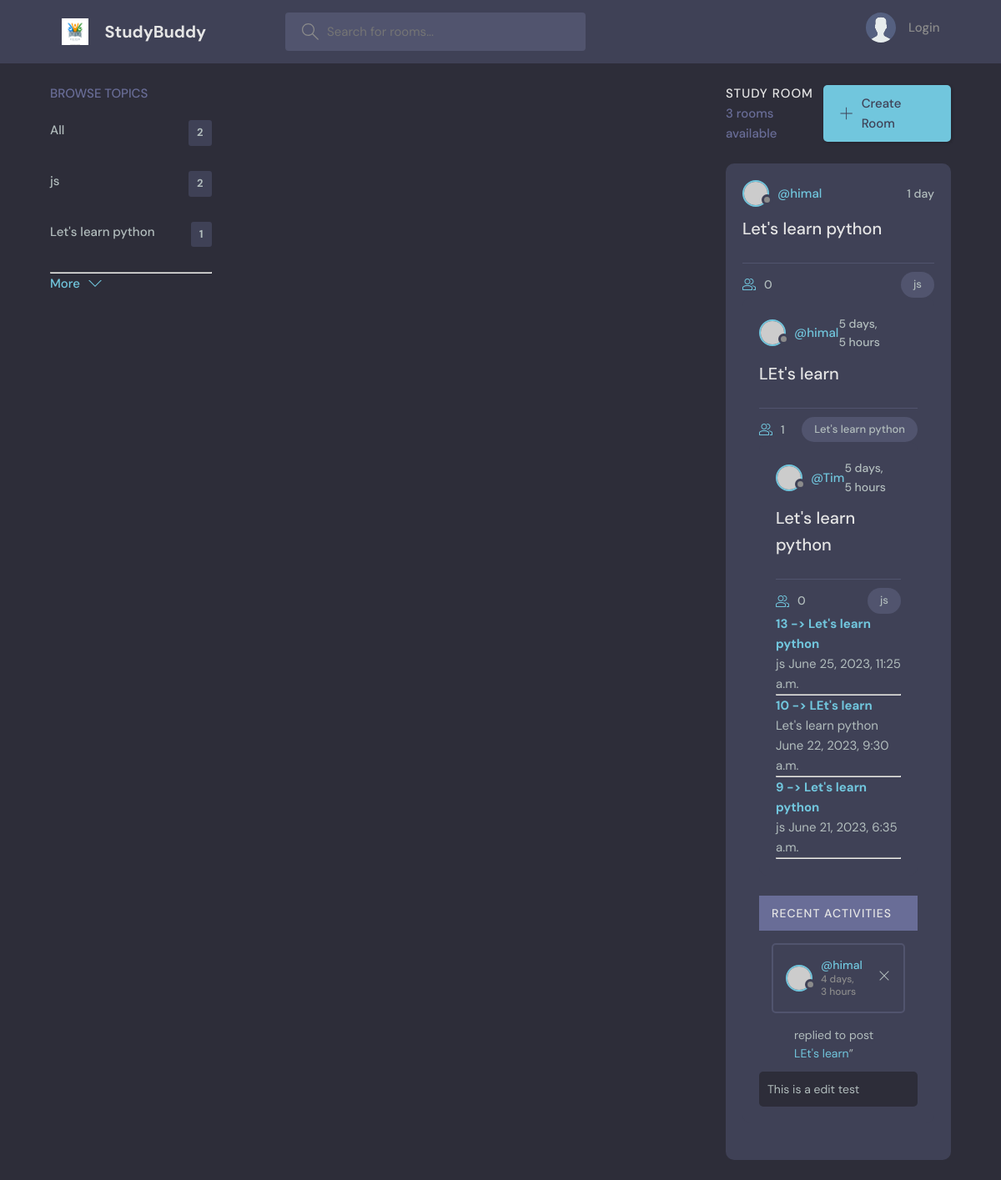
Before: / with the older database file.
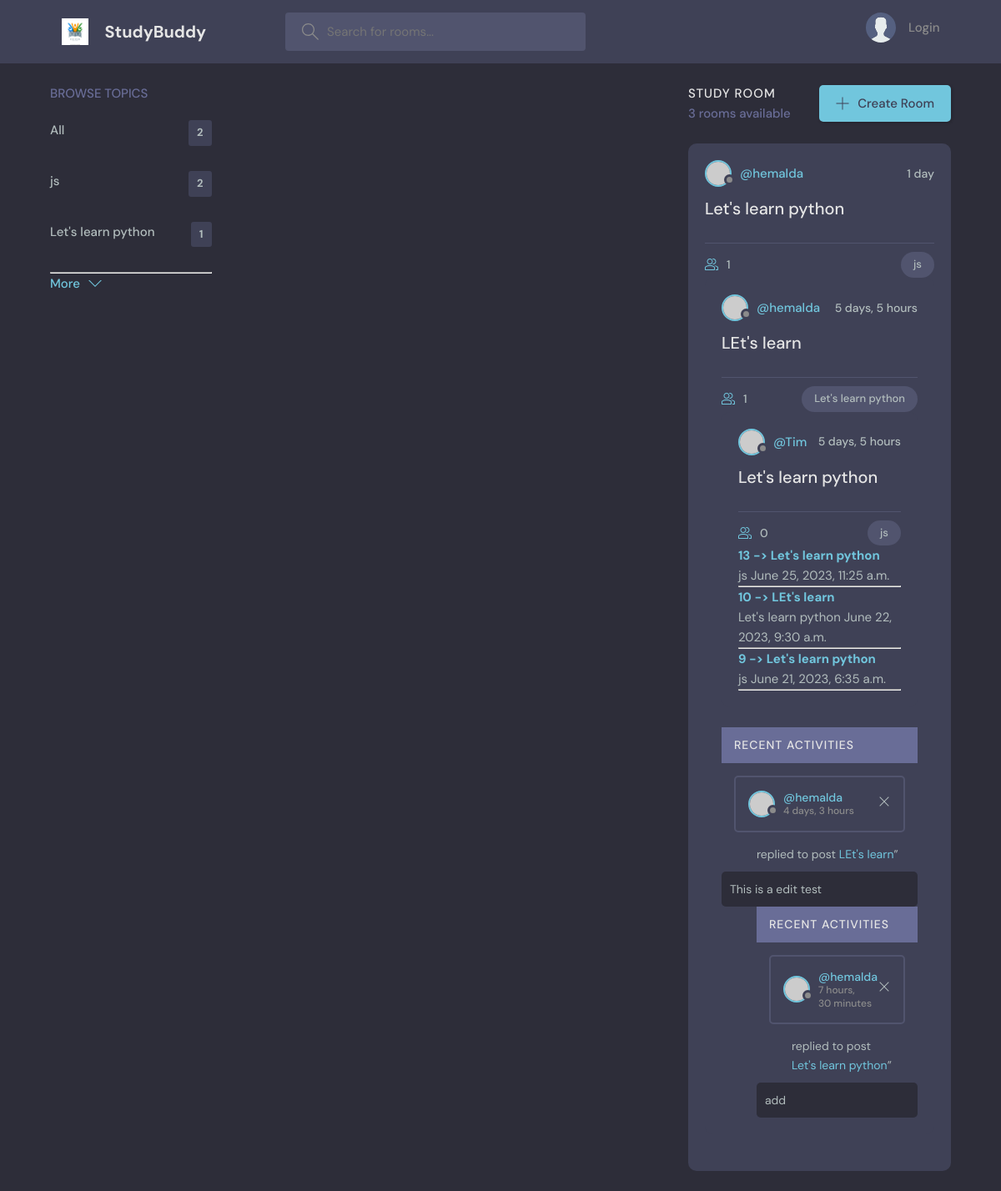
After: the same page with the newer database file.
### base/models.py (models this page shows, shortened)
class Topic(models.Model):
    name = models.CharField(max_length=200)

class Room(models.Model):
    host= models.ForeignKey(User, on_delete=models.SET_NULL, null=True)
    topic = models.ForeignKey(Topic, on_delete=models.SET_NULL, null =True)
    name = models.CharField(max_length=30)
    description = models.TextField(null= True, blank=True)
    participants = models.ManyToManyField(User , related_name='participants', blank=True)
    created = models.DateTimeField(auto_now_add=True)
    updated = models.DateTimeField(auto_now=True)
    class Meta:
        ordering = ['-updated', '-created']
    def __str__(self) -> str:
        return self.name

class Message(models.Model):
    user= models.ForeignKey(User, on_delete=models.CASCADE)
    room=models.ForeignKey(Room , on_delete=models.CASCADE )
    body = models.TextField(null=False)
    created = models.DateTimeField(auto_now_add=True)
    updated = models.DateTimeField(auto_now=True)

### base/views.py (the view)
# urls.py: path('',views.home, name='home'),
def home(request):
    q =request.GET.get('q') if request.GET.get('q') != None else ''
    topics = Topic.objects.all()
    room_messages = Message.objects.filter(Q(room__topic__name__contains=q))
    rooms = Room.objects.filter(Q(topic__name__contains=q) or Q(name__icontains=q))
    total_room = rooms.count()
    context = {'rooms':rooms,'topics':topics,'room_count':total_room,'room_messages':room_messages,}
    return render(request, './base/home.html',context)

### base/templates/base/home.html (shortened to what this page needs)
{% extends 'main.html' %}
    {% block content %}
    <main class="layout layout--3">
      <div class="container">
        <div class="topics">
            {% include 'base/topic_template.html' %}
        <div class="roomList">
          <div class="roomList__header">
            <div>
              <h2>Study Room</h2>
              <p>{{rooms.all.count}} rooms available</p>
            </div>
            <a class="btn btn--main" href="{% url 'createroom' %}">
              <svg version="1.1" xmlns="http://www.w3.org/2000/svg" width="32" height="32" viewBox="0 0 32 32">
                <title>add</title>
                <path
                  d="M16.943 0.943h-1.885v14.115h-14.115v1.885h14.115v14.115h1.885v-14.115h14.115v-1.885h-14.115v-14.115z"
                ></path>
              </svg>
              Create Room
            </a>
          </div>
           {% include 'base/feed.html' %}
          </div>
        {% include 'base/recent_activity.html' %}
      </div>
    </main>
  {% endblock %}

### templates/main.html (shortened to what this page needs)
<!DOCTYPE html>
{% load static %}
<html lang="en">
  <head>
    <link rel="stylesheet" href="{% static 'styles/style.css' %}" />
  </head>
  <body>
    {% include 'navbar.html' %}
    {% block content %}
    {% endblock %}
  </body>
</html>

### templates/navbar.html (shortened to what this page needs)
{% load static %}
<header class="header header--loggedIn">
    <div class="container">
      <a href="{% url 'home' %}" class="header__logo">
        <img src="{% static 'images/logo.jpg' %}" />
        <h1>StudyBuddy</h1>
      </a>
      <form class="header__search" method="GET" action="{% url 'home' %}">
        <label>
          <input name=q placeholder="Search for rooms..." />
        </label>
      </form>
      <nav class="header__menu">
        {% if request.user.is_authenticated %}
        <div class="header__user">
          <a href="{% url 'userprofile' request.user.id %}">
            <div class="avatar avatar--medium active">
              <img src="" />
            </div>
            <p>{{request.user}} <span>@{{request.user}}</span></p>
          </a>
          <button class="dropdown-button">
            <svg version="1.1" xmlns="http://www.w3.org/2000/svg" width="32" height="32" viewBox="0 0 32 32">
              <title>chevron-down</title>
              <path d="M16 21l-13-13h-3l16 16 16-16h-3l-13 13z"></path>
            </svg>
          </button>
        </div>
        {% else %}
        <a href="{% url 'login' %}">
            <img src="{% static 'images/avatar.svg' %}">
            <p>Login</p>
          </a>
        {% endif %}
      </nav>
    </div>
  </header>

### base/templates/base/topic_template.html
<div class="topics__header">
        <h2>Browse Topics</h2>
      </div>
      <ul class="topics__list">
        <li>
              <li><a href="{% url 'home' %}">All<span>{{topics.all.count}}</span></a></li>
                {% for topic in topics %}
                <div>
                <li><a href="{% url 'home' %}?q={{topic.name}}">{{topic.name}}<span>{{topic.room_set.all.count}}</span></a>
                 </div></li>
                {% endfor %}
                <hr>
      </ul>
      <a class="btn btn--link" href="topics.html">
        More
        <svg version="1.1" xmlns="http://www.w3.org/2000/svg" width="32" height="32" viewBox="0 0 32 32">
          <title>chevron-down</title>
          <path d="M16 21l-13-13h-3l16 16 16-16h-3l-13 13z"></path>
        </svg>
      </a>
    </div>

### base/templates/base/feed.html (shortened to what this page needs)
{% for room in rooms %}
<div class="roomListRoom">
    <div class="roomListRoom__header">
      <a href="{% url 'userprofile' room.host.id %}" class="roomListRoom__author">
        <div class="avatar avatar--small">
          <img src="https://randomuser.me/api/portraits/women/11.jpg" />
        </div>
        <span>@{{room.host}}</span>
      </a>
      <div class="roomListRoom__actions">
        <span>{{room.created|timesince}}</span>
      </div>
    </div>
    <div class="roomListRoom__content">
      <a href="{% url 'room' room.id %}">{{room}}</a>
    </div>
    <div class="roomListRoom__meta">
      <a href="{% url 'room' room.id %}" class="roomListRoom__joined">
        {{room.participants.all.count}}
      </a>
      <p class="roomListRoom__topic">{{room.topic.name}}</p>
    </div>
{% endfor %}
{% for room in rooms %}
        <div>
            {% if request.user.is_authenticated %}
            {% if request.user == room.host %}
            <a href="{% url 'updateroom' room.id %}">Edit</a>
            <a href="{% url 'delete' room.id %}">Delete</a>
                {% endif %}
                <span><a href ="{% url 'userprofile' room.host.id %}">@{{room.host.username}}</a></span>
                <h5><a href="{% url 'room' room.id %}">{{room.id}} -> {{room.name}}</a></h5>
                <small>{{room.topic.name}}</small>
                <small>{{room.updated}}</small>
                {% else %}
                <h5><a href="{% url 'room' room.id %}">{{room.id}} -> {{room.name}}</a></h5>
                    <small>{{room.topic.name}}</small>
                    <small>{{room.updated}}</small>
                    {% endif %}
                <hr>
                </div>
        {% endfor %}

### base/templates/base/recent_activity.html (shortened to what this page needs)
{% for message in room_messages %}
    <div class="activities__header">
      <h2>Recent Activities</h2>
    </div>
    <div class="activities__box">
      <div class="activities__boxHeader roomListRoom__header">
        <a href="{% url 'userprofile' message.user.id %}"profile.html" class="roomListRoom__author">
          <div class="avatar avatar--small">
            <img src="https://randomuser.me/api/portraits/women/11.jpg" />
          </div>
          <p>
            @{{message.user}}
            <span>{{message.created|timesince}}</span>
          </p>
        </a>
        <div class="roomListRoom__actions">
          <a href="#">
            <svg version="1.1" xmlns="http://www.w3.org/2000/svg" width="32" height="32" viewBox="0 0 32 32">
              <title>remove</title>
              <path
                d="M27.314 6.019l-1.333-1.333-9.98 9.981-9.981-9.981-1.333 1.333 9.981 9.981-9.981 9.98 1.333 1.333 9.981-9.98 9.98 9.98 1.333-1.333-9.98-9.98 9.98-9.981z"
              ></path>
            </svg>
          </a>
        </div>
      </div>
      </div>
      <div class="activities__boxContent">
        <p>replied to post <a href="{% url 'room' message.room.id %}">{{message.room.name}}</a>”</p>
        <div class="activities__boxRoomContent">
         {{message.body}}
        </div>
    {% endfor %}
  </div>

Changed rows visible on the page:
changed through a linked row, Room "June 25, 2023, 11:25 a.m.": host "himal" → "hemalda"; participants.all.count "0" → "1"
changed through a linked row, Room "LEt's learn": host "himal" → "hemalda"
changed through a linked row, Message "This is a edit test": user "himal" → "hemalda"
added Message: user "hemalda", created "7 hours, 30 minutes", room.name "Let's learn python", body "add"
